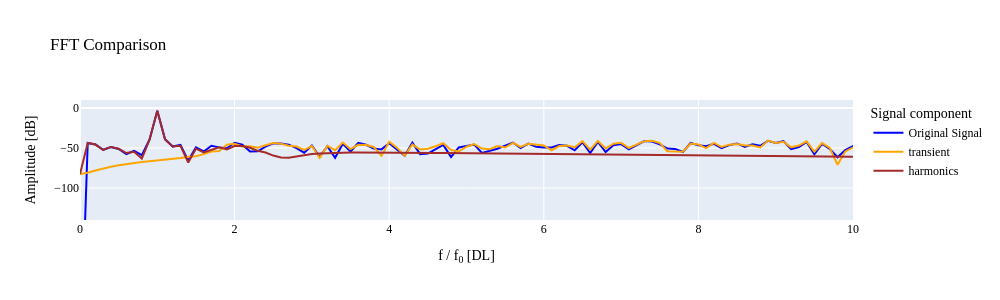
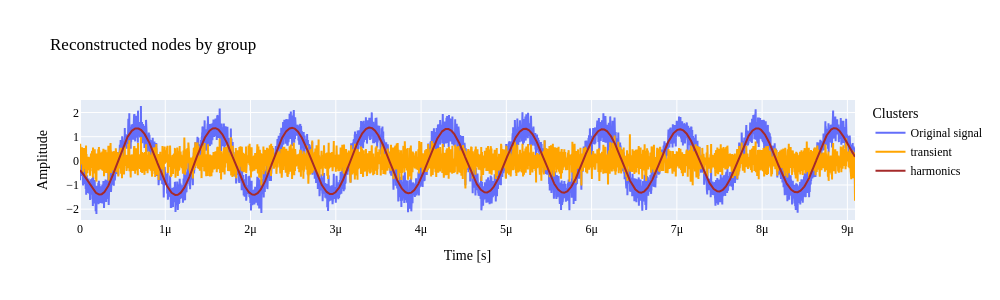

Notebook source saved alongside these figures, in order:
### Code cell
fig = plot.plot_fft_by_group(
    tr_obj, labels, no_clusters=None, sampling_rate=sampling_rate,
    clusters=None, xlim=10, fundamental_freq=frequency,
    freq_threshold=freq_threshold, label_map=label_map,
    font_dict=font_dict,
)
if savefig_flag == True:
    save_figure(fig, f"fft_rec_centers_{result_id}")

fig = plot.plot_reconstructions_by_group(
    tr_obj, labels, no_clusters=None, t_plot=sampling_rate, 
    freq_threshold=freq_threshold, label_map=label_map,
    font_dict=font_dict,
)
if savefig_flag == True:
    save_figure(fig, f"sig_rec_centers_{result_id}")

### Figure 1 — Plotly figure (JSON) as saved in the notebook; plotly's stock layout.template omitted (floating-point values rounded to 4 significant figures; data arrays with more than 128 entries replaced by an {"elided": "..."} marker saying what was removed)
{"data": [{"line": {"color": "blue"}, "mode": "lines", "name": "Original Signal", "type": "scatter", "x": {"elided": "2500 float values"}, "y": {"elided": "2500 float values"}}, {"line": {"color": "orange"}, "mode": "lines", "name": "transient", "type": "scatter", "x": {"elided": "2500 float values"}, "y": {"elided": "2500 float values"}}, {"line": {"color": "brown"}, "mode": "lines", "name": "harmonics", "type": "scatter", "x": {"elided": "2500 float values"}, "y": {"elided": "2500 float values"}}], "layout": {"font": {"color": "black", "family": "Serif", "size": 12}, "height": 300, "legend": {"title": {"text": "Signal component"}}, "title": {"text": "FFT Comparison"}, "width": 1000, "xaxis": {"range": [0, 10], "title": {"text": "f / f<sub>0</sub> [DL]"}, "type": "linear"}, "yaxis": {"range": [-140, 10], "title": {"text": "Amplitude [dB]"}, "type": "linear"}}}

### Figure 2 — Plotly figure (JSON) as saved in the notebook; plotly's stock layout.template omitted (floating-point values rounded to 4 significant figures; data arrays with more than 128 entries replaced by an {"elided": "..."} marker saying what was removed)
{"data": [{"mode": "lines", "name": "Original signal", "type": "scatter", "x": {"elided": "5000 float values"}, "y": {"elided": "5000 float values"}}, {"line": {"color": "orange"}, "mode": "lines", "name": "transient", "type": "scatter", "x": {"elided": "5000 float values"}, "y": {"elided": "5000 float values"}}, {"line": {"color": "brown"}, "mode": "lines", "name": "harmonics", "type": "scatter", "x": {"elided": "5000 float values"}, "y": {"elided": "5000 float values"}}], "layout": {"font": {"color": "black", "family": "Serif", "size": 12}, "height": 300, "legend": {"title": {"text": "Clusters"}}, "title": {"text": "Reconstructed nodes by group"}, "width": 1000, "xaxis": {"autorange": true, "range": [0, 9.089e-06], "title": {"text": "Time [s]"}, "type": "linear"}, "yaxis": {"autorange": true, "range": [-2.449, 2.518], "title": {"text": "Amplitude"}, "type": "linear"}}}
